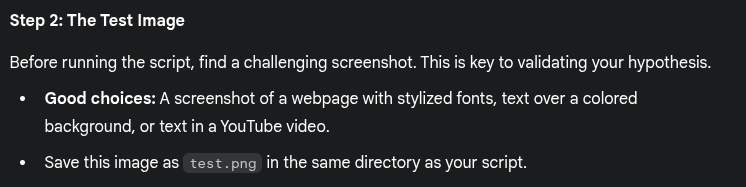
#> input picture test.png, 746 x 187 px
$ python -i validate_tesseract.py   (imports and definitions only)
#> lines starting #> are read from the running program, lines starting #| are printed output that depends on the picture; after the words box and inside, x2 and y2 are one past the last pixel; in counts of white or black regions, pixels touching at a corner belong together
import pytesseract
from PIL import Image
import cv2
import numpy as np
import time

# --- Configuration ---
IMAGE_PATH = 'test.png'  # Use your challenging image
# ---------------------

def get_preprocessed_image(img_path):
    """Loads an image and applies OpenCV pre-processing."""
#> called with img_path = 'test.png'

    # Read the image with OpenCV
    img = cv2.imread(img_path)
#> img is the input picture: shape (187, 746, 3); mean B, G, R 42.1, 41.2, 40.2

    # 1. Convert to Grayscale
    gray = cv2.cvtColor(img, cv2.COLOR_BGR2GRAY)

    # 2. Upscale the image (e.g., 2x). This is a key step.
    # We use INTER_CUBIC for better quality interpolation
    width = int(gray.shape[1] * 2)
#> width = 1492
    height = int(gray.shape[0] * 2)
#> height = 374
    dim = (width, height)
#> dim = (1492, 374)
    resized = cv2.resize(gray, dim, interpolation=cv2.INTER_CUBIC)
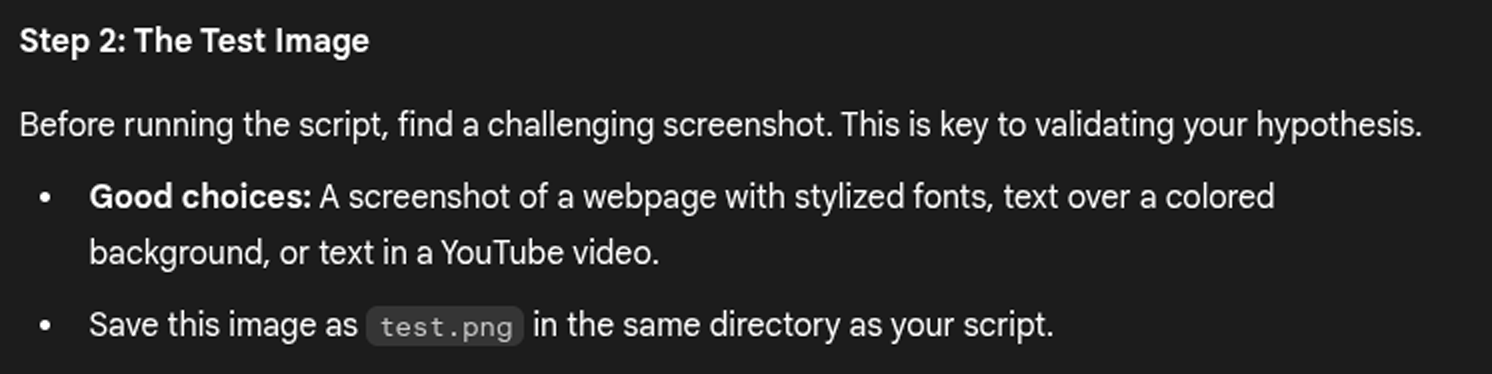
#> resized: shape (374, 1492); min 0, max 255, mean 41.1

    # 3. Apply adaptive thresholding to get a clean, binary image
    # This is better than a simple global threshold for screenshots
    processed_img = cv2.adaptiveThreshold(
        resized,
        255,  # Max value
        cv2.ADAPTIVE_THRESH_GAUSSIAN_C, # Method
        cv2.THRESH_BINARY, # Threshold type
        11, # Block size
        2  # Constant subtracted from the mean
    )
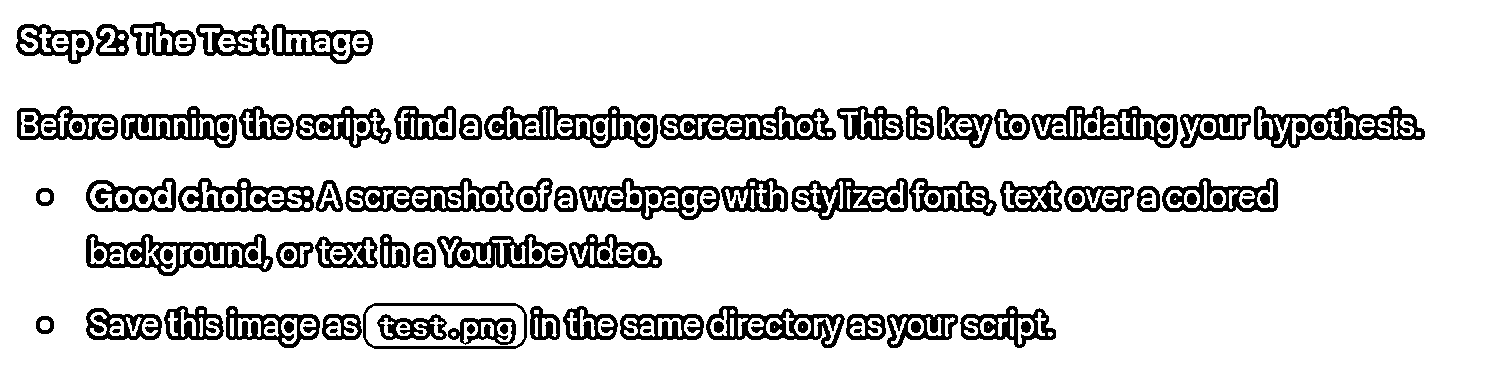
#> processed_img: shape (374, 1492); 86% white; 151 black regions, largest, box (x1, y1, x2, y2) and area: (484, 106, 658, 148) 3060, (86, 234, 273, 276) 2993, (1254, 106, 1425, 148) 2928

    # Convert back to a PIL Image format for Pytesseract
    return Image.fromarray(processed_img)

def test_tesseract_performance():
    """
    Runs Tesseract on a non-processed and pre-processed image
    and compares the results.
    """

    print(f"--- Running OCR on '{IMAGE_PATH}' ---")

    # --- Test 1: Original Image (The 'NormCap' way) ---
    print("\n[1] Testing on ORIGINAL image...")
    start_time_orig = time.time()
    try:
        original_image = Image.open(IMAGE_PATH)
        text_orig = pytesseract.image_to_string(original_image)
        time_orig = time.time() - start_time_orig

        print(f"  Finished in {time_orig:.4f} seconds.")
        print(f"  Result:\n{text_orig}\n")
    except Exception as e:
        print(f"  Error on original image: {e}")

    # --- Test 2: Pre-processed Image (Our new method) ---
    print("[2] Testing on PRE-PROCESSED image...")
    start_time_proc = time.time()
    try:
        processed_image = get_preprocessed_image(IMAGE_PATH)

        # Save for inspection (optional)
        # processed_image.save("test_processed.png")

        text_proc = pytesseract.image_to_string(processed_image)
        time_proc = time.time() - start_time_proc

        print(f"  Finished in {time_proc:.4f} seconds.")
        print(f"  Result:\n{text_proc}\n")
    except Exception as e:
        print(f"  Error on processed image: {e}")

# [2 lines not run here, left out]

>>> result = get_preprocessed_image('test.png')
